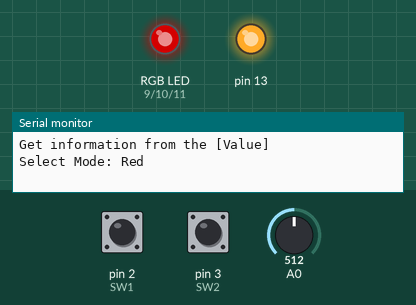
A sketch run on a simulated Arduino Uno, built with avr-gcc and run on an emulated ATmega328P. Parts: an RGB LED mixed from three pins (HIGH = lit), output pins drawn as LEDs (lit = HIGH), the last lines printed to the serial monitor. Inputs (shaded band) come from the test bench; at power-on: pin 2 (SW1) HIGH, pin 3 (SW2) HIGH, A0 = 512. Dim RGB values are drawn brighter than linear.

Above: at 1.2 s.
1.3 s: pin 2 (SW1) pulled LOW for 0.15 s
At 1.9 s:
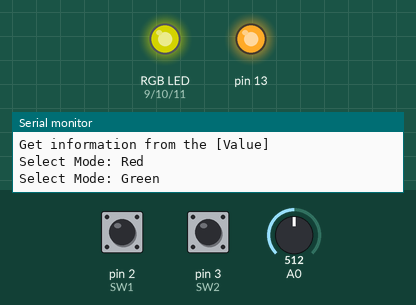
2.9 s: pin 3 (SW2) pulled LOW for 0.15 s
At 4.1 s:
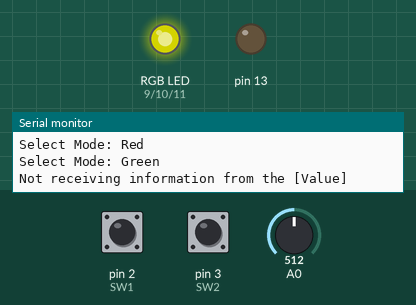
4.5 s: pin 2 (SW1) pulled LOW for 1 s
7.0 s: pin 3 (SW2) pulled LOW for 1 s
At 8.3 s:
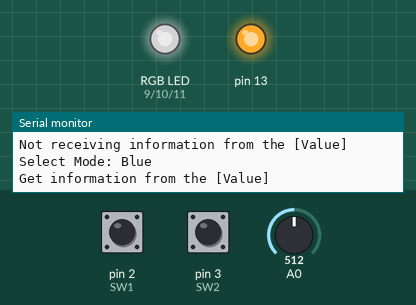
9.5 s: A0 set to 716
At 10.6 s:
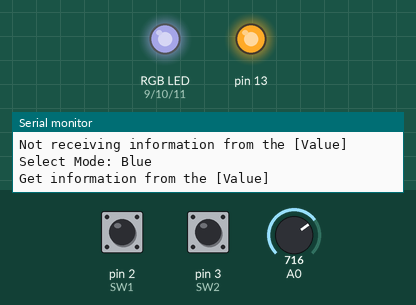
11.0 s: A0 set to 900
At 11.7 s:
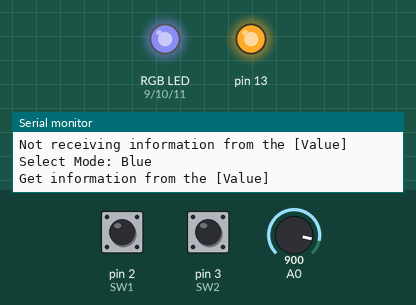
Timing chart, 0 to 13.5 s (numbered marks = the images above; inputs shaded):
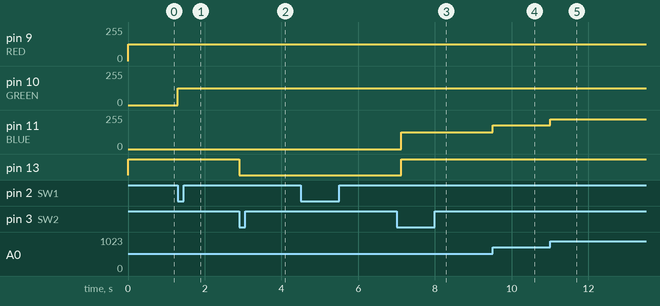

The sketch:

LAB3-3_RGB_switchMode.ino
```cpp
#define SW1 2
#define SW2 3
#define RED 9
#define GREEN 10
#define BLUE 11

unsigned long previousPress = 0;
unsigned long previousPress2 = 0;
uint8_t Mode = 1;
bool dataReceived = true;
bool sw1State = 0;
bool sw2State = 0;

void setup() {
  // put your setup code here, to run once:
  Serial.begin(9600);
  pinMode(13, OUTPUT);
  digitalWrite(13, HIGH);
  attachInterrupt(0, button1, CHANGE);
  attachInterrupt(1, button2, CHANGE);

  // Setup Default
  Serial.println("Get information from the [Value]");
  Serial.println("Select Mode: Red");
}

void button1(){
  sw1State = 1;
}

void button2(){
  sw2State = 1;
}

void selectMode() {
  if (((millis() - previousPress) > 200) && sw1State) {
    previousPress = millis();
    if (digitalRead(SW1) == LOW) {
      if(Mode < 3 && Mode >= 1) {
        Mode++;
      }
      else {
        Mode = 1;
      }

      if (Mode == 1) {Serial.println("Select Mode: Red");}
      else if (Mode == 2) {Serial.println("Select Mode: Green");}
      else if (Mode == 3) {Serial.println("Select Mode: Blue");}
      sw1State = 0;
    }
  }
  if (((millis() - previousPress2) > 200 ) && sw2State) {
    previousPress2 = millis();
    if(digitalRead(SW2) == LOW) {

      dataReceived = !dataReceived;
      if (dataReceived == false) {
        Serial.println("Not receiving information from the [Value]");
        digitalWrite(13, LOW);
      }
      else {
        Serial.println("Get information from the [Value]");
        digitalWrite(13, HIGH);
      }
      sw2State = 0;
    }
  }
}

uint8_t readAnalog() {
  return map(analogRead(A0), 0, 1023, 0, 255);
}

void loop() {
  // put your main code here, to run repeatedly:
  // Mode 1 is Red
  selectMode();
  if (Mode == 1 && dataReceived) {
    analogWrite(RED, readAnalog());
  }
  // Mode 2 is Green
  if (Mode == 2 && dataReceived) {
    analogWrite(GREEN, readAnalog());
  }
  // Mode 3 is Blue
  if (Mode == 3 && dataReceived) {
    analogWrite(BLUE, readAnalog());
  }
}
```

Measured:
- after the input at 1.3 s, pin 10 (GREEN): 0/255 → 127/255 at once
- after the input at 2.9 s, pin 13: HIGH → LOW at once
- after the input at 7.0 s, pin 11 (BLUE): 0/255 → 127/255 after 0.12 s; pin 13: LOW → HIGH after 0.12 s
- after the input at 9.5 s, pin 11 (BLUE): 127/255 → 178/255 at once
- after the input at 11.0 s, pin 11 (BLUE): 178/255 → 224/255 at once
